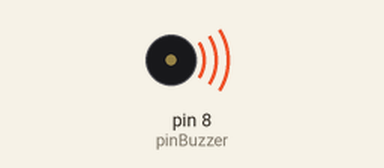
This sketch was run on a simulated Arduino Uno, built with avr-gcc and run on an emulated ATmega328P. On the bench: buzzer (waves = sounding, pin HIGH).

Above: at 0.7 s.
At 3.9 s:
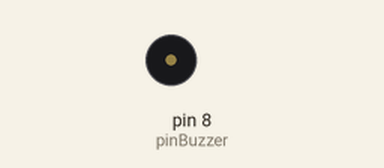
Timing chart, 0 to 5.1 s (numbered marks = the images above):
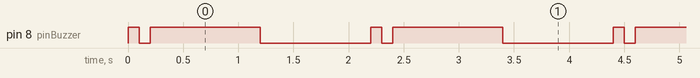

The sketch:

turn_BUZZER.ino
```cpp
const int pinBuzzer = 8;
void setup() {
  pinMode(pinBuzzer, OUTPUT);
}

void loop() {
  digitalWrite(pinBuzzer,HIGH);
  delay(100);
  digitalWrite(pinBuzzer,LOW);
  delay(100);

    digitalWrite(pinBuzzer,HIGH);
  delay(1000);
  digitalWrite(pinBuzzer,LOW);
  delay(1000);
}
```

Measured:
- by itself, pin 8 (pinBuzzer): repeats every 2.2 s: LOW 0.10 s, HIGH 1.0 s, LOW 1.0 s, HIGH 0.10 s
- by itself, everything shown: repeats every 2.2 s, in 4 steps
